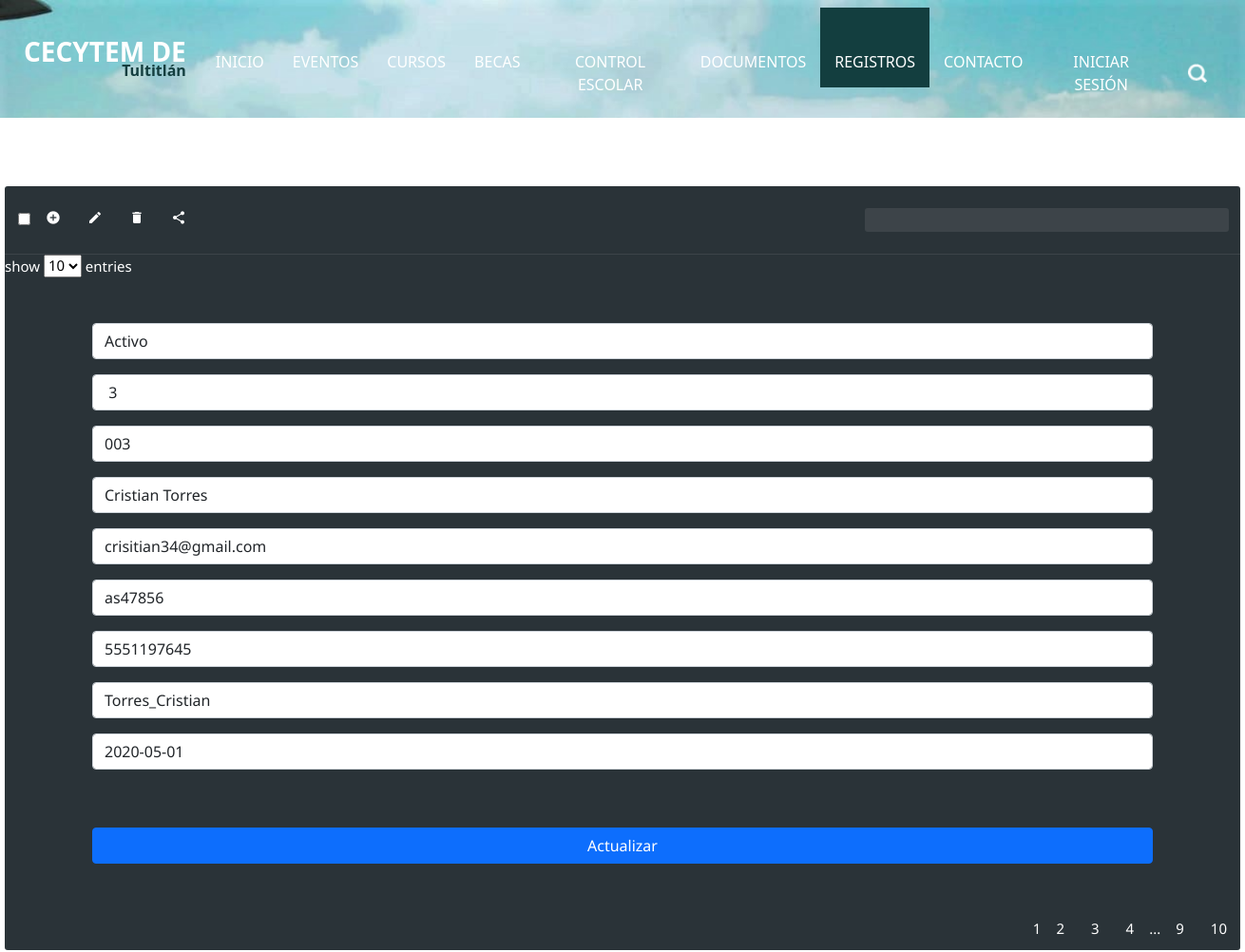
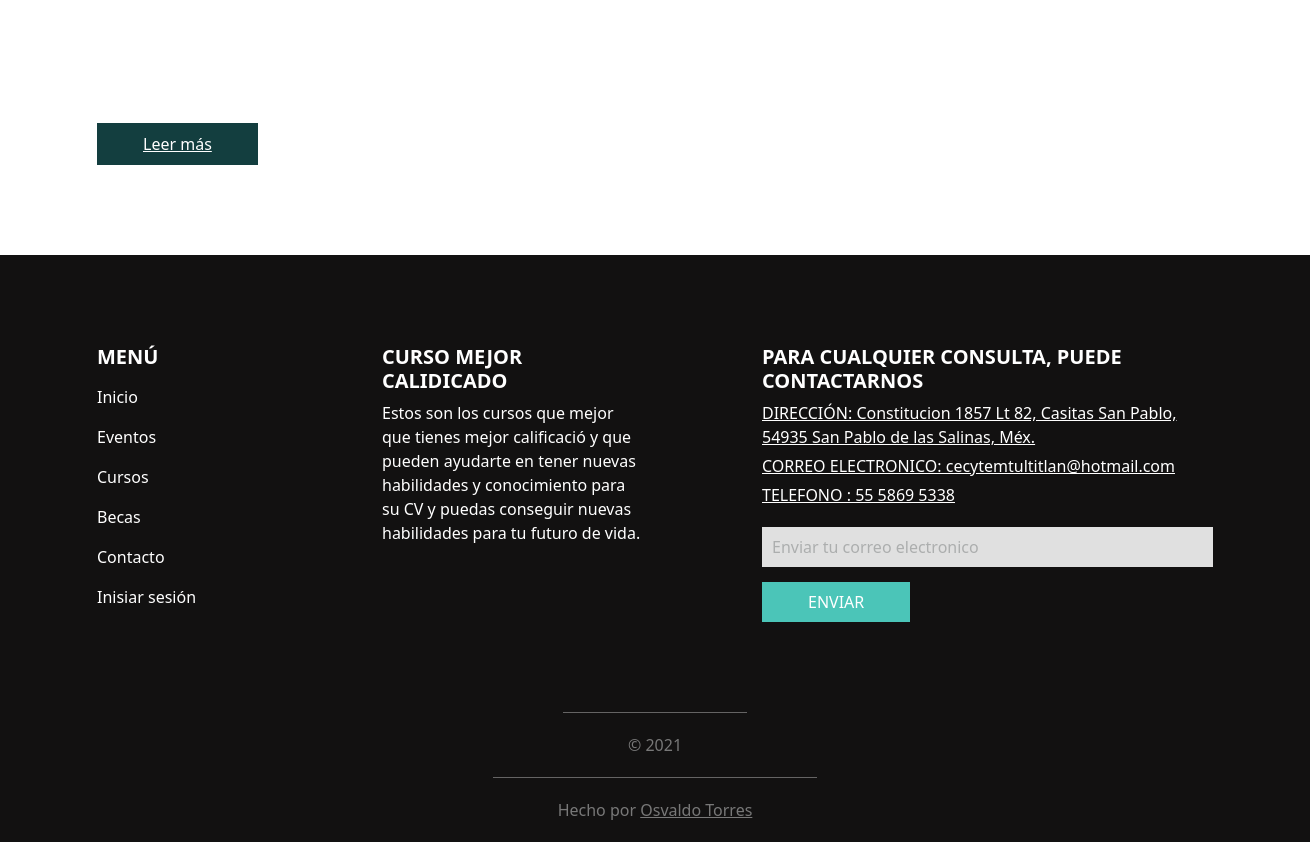
Page /actualizar.php?id=3 on the committed database (2 pictures, top to bottom).
### tables this page shows
CREATE TABLE `registros` (
  `Estatus` varchar(150) NOT NULL,
  `Id` int(150) NOT NULL,
  `Numtrab` varchar(150) NOT NULL,
  `Nombre` varchar(45) NOT NULL,
  `Correo` varchar(45) NOT NULL,
  `Contraseña` varchar(45) NOT NULL,
  `Telefono` varchar(15) NOT NULL,
  `Usuario` varchar(45) NOT NULL,
  `Fecha` date NOT NULL
);

### actualizar.php (the view, shortened to what this page needs)
<?php
    $con=conectar();
$id=$_GET['id'];
$sql="SELECT * FROM registros WHERE Id='$id'";
$query=mysqli_query($con,$sql);
$row=mysqli_fetch_array($query);
?>
<!DOCTYPE html>
<html>
<head>
  <link rel="stylesheet" type="text/css" href="css/bootstrap.css" />
  <link href="css/style.css" rel="stylesheet" />
  <link href="css/responsive.css" rel="stylesheet" />
  <link rel="stylesheet" href="main.css">
  <link href="css/style.css" rel="stylesheet">
        <link href="https://cdn.jsdelivr.net/npm/bootstrap@5.0.0-beta1/dist/css/bootstrap.min.css" rel="stylesheet">
</head>
<body class="sub_page">
  <div class="hero_area">
    <header class="header_section">
      <div class="container-fluid">
        <nav class="navbar navbar-expand-lg custom_nav-container ">
          <a class="navbar-brand" href="index.html">
            <h3>
              Cecytem de
            </h3>
            <span> Tultitlán</span>
          </a>
          <div class="collapse navbar-collapse ml-auto" id="navbarSupportedContent">
            <ul class="navbar-nav  ml-auto">
              <li class="nav-item ">
                <a class="nav-link" href="index.html">Inicio <span class="sr-only">(current)</span></a>
              </li>
              <li class="nav-item">
                <a class="nav-link" href=""> Eventos </a>
              </li>
              <li class="nav-item">
                <a class="nav-link" href="course.html"> Cursos </a>
              </li>
              <li class="nav-item">
                <a class="nav-link" href=""> Becas </a>
              </li>
              <li class="nav-item">
                <a class="nav-link" href="CEscolar.html"> Control Escolar</a>
              </li>
              <li class="nav-item ">
                <a class="nav-link" href="CEscolar2.html">
                  Documentos</a
                >
              </li>
             <li class="nav-item active">
              <a class="nav-link" href="eventos.html"> Registros</a>
            </li>
              <li class="nav-item">
                <a class="nav-link" href="">Contacto</a>
              </li>
              <li class="nav-item">
                <a class="nav-link" href="login.html">Iniciar sesión</a>
              </li>
            </ul>
            <form class="form-inline my-2 my-lg-0 ml-0 ml-lg-4 mb-3 mb-lg-0">
              <button class="btn  my-2 my-sm-0 nav_search-btn" type="submit"></button>
            </form>
          </div>
        </nav>
      </div>
    </header>
  </div><br><br><br>
  <div class="datatable-container">
    <div class="header-tools">
      <div class="tools">
        <ul>
          <li><span><input type="checkbox"></span></li>
          <li>
            <button>
              <i class="material-icons">add_circle</i>
            </button>
          </li>
          <li>
            <button>
              <i class="material-icons">edit</i>
            </button>
          </li>
          <li>
            <button>
              <i class="material-icons">delete</i>
            </button>
          </li>
          <li>
            <button>
              <i class="material-icons">share</i>
            </button>
          </li>
        </ul>
      </div>
      <div class="search">
        <input type="tect" name="" id="" class="search-input">
      </div>
    </div>
    <div class="footer-tools">
      <div class="list-items">
        show
        <select name="n-entries" id="n-enties" class="n-entries">
          <option value="10" selected>10</option>
        </select>
        entries
      </div>
      <div class="container mt-5">
                    <form action="updete.php" method="POST">
                                <input type="text" class="form-control mb-3" name="Estatus" placeholder="Estatus" value="<?php echo $row['Estatus']  ?>">
                                <input type="text" class="form-control mb-3" name="Id" placeholder="Id" value=" <?php echo $row['Id']  ?>">
                                <input type="text" class="form-control mb-3" name="Numtrab" placeholder="Numtrab" value="<?php echo $row['Numtrab']  ?>">
                                <input type="text" class="form-control mb-3" name="Nombre" placeholder="Nombre" value="<?php echo $row['Nombre']  ?>">
                                <input type="text" class="form-control mb-3" name="Correo" placeholder="Correo" value="<?php echo $row['Correo']  ?>">
                                <input type="text" class="form-control mb-3" name="Contraseña" placeholder="Contraseña" value="<?php echo $row['Contraseña']  ?>">
                                <input type="text" class="form-control mb-3" name="Telefono" placeholder="Telefono" value="<?php echo $row['Telefono']  ?>">
                                <input type="text" class="form-control mb-3" name="Usuario" placeholder="Usuario" value="<?php echo $row['Usuario']  ?>">
                                <input type="text" class="form-control mb-3" name="Fecha" placeholder="Fecha" value="<?php echo $row['Fecha']  ?>">
                                <br><br>
                            <input type="submit" class="btn btn-primary btn-block" value="Actualizar">
                    </form><br><br>
                </div>
      <div class="pages">
        <ul>
          <li><span class="active">1</span></li>
          <li><button>2</button></li>
          <li><button>3</button></li>
          <li><button>4</button></li>
          <li><span>...</span></li>
          <li><button>9</button></li>
          <li><button>10</button></li>
        </ul>
      </div>
    </div>
  </div>
  <section class="event_section layout_padding">
    <div class="container">
      <div class="btn-box">
        <a href="">
          Leer más
        </a>
      </div>
  </section>
 <section class="info_section layout_padding">
  <div class="container">
    <div class="row">
      <div class="col-md-3">
        <div class="info_menu">
          <h5>
            Menú
          </h5>
          <ul class="navbar-nav  ">
            <li class="nav-item active">
              <a class="nav-link" href="index.html">Inicio <span class="sr-only">(current)</span></a>
            </li>
            <li class="nav-item">
              <a class="nav-link" href="about.html"> Eventos </a>
            </li>
            <li class="nav-item">
              <a class="nav-link" href="course.html"> Cursos </a>
            </li>
            <li class="nav-item">
              <a class="nav-link" href="event.html"> Becas </a>
            </li>
            <li class="nav-item">
              <a class="nav-link" href="contact.html">Contacto</a>
            </li>
            <li class="nav-item">
              <a class="nav-link" href="login.html">Inisiar sesión</a>
            </li>
          </ul>
        </div>
      </div>
      <div class="col-md-3">
        <div class="info_course">
          <h5>
            CURSO MEJOR CALIDICADO
          </h5>
          <p>
            Estos son los cursos que mejor que tienes mejor calificació y
          que pueden ayudarte en tener nuevas habilidades y conocimiento
          para su CV y puedas conseguir nuevas habilidades para tu futuro
          de vida.
          </p>
        </div>
      </div>
      <div class="col-md-5 offset-md-1">
        <div class="info_news">
          <h5>
            PARA CUALQUIER CONSULTA, PUEDE CONTACTARNOS
          </h5>
          <div class="info_contact">
            <a href="">
              DIRECCIÓN: Constitucion 1857 Lt 82, Casitas San Pablo,
               54935 San Pablo de las Salinas, Méx.
            </a>
            <a href="">
              CORREO ELECTRONICO: cecytemtultitlan@hotmail.com
            </a>
            <a href="">
              TELEFONO : 55 5869 5338
            </a>
          </div>
          <form action="">
            <input type="text" placeholder="Enviar tu correo electronico" />
            <button>
              ENVIAR
            </button>
          </form>
        </div>
      </div>
    </div>
  </div>
</section>
<footer class="container-fluid footer_section">
  <p>
    &copy; 2021
  </p>
</footer>
<footer class="container-fluid footer_section">
  <p>
    Hecho por
    <a href="https://themewagon.com/">Osvaldo Torres</a>
  </p>
</footer>
</body>
</html>

### css/style.css (style rules this page uses)
body { font-family: "Poppins", sans-serif; color: #000000; background-color: #ffffff; }
.layout_padding { padding: 90px 0; }
.hero_area { height: 100vh; background-color: #b5caee; background-image: url(../images/ce.jpg); background-size: cover; }
.sub_page .hero_area { height: auto; }
.header_section .container-fluid { padding-right: 25px; padding-left: 25px; }
.custom_nav-container .navbar-nav .nav-item .nav-link { padding: 45px 15px 15px; color: #ffffff; text-align: center; position: relative; text-transform: uppercase; }
.custom_nav-container .navbar-nav .nav-item:hover .nav-link, .custom_nav-container .navbar-nav .nav-item.active .nav-link { background-color: #133e3f; }
.custom_nav-container .form-inline { padding-top: 30px; }
a, a:hover, a:focus { text-decoration: none; }
.btn, .btn:focus { outline: none !important; -webkit-box-shadow: none; box-shadow: none; }
.custom_nav-container .nav_search-btn { background-image: url(../images/search-icon.png); background-size: 20px; background-repeat: no-repeat; background-position-y: 7px; width: 35px; height: 35px; padding: 0; border: none; }
.navbar-brand { display: -webkit-box; display: -ms-flexbox; display: flex; -webkit-box-orient: vertical; -webkit-box-direction: normal; -ms-flex-direction: column; flex-direction: column; -webkit-box-align: end; -ms-flex-align: end; align-items: flex-end; }
.navbar-brand h3 { color: #ffffff; font-weight: bold; text-transform: uppercase; margin: 0; }
.navbar-brand span { font-size: 16px; font-weight: bold; color: #133e3f; margin-top: -10px; }
.custom_nav-container { z-index: 99999; padding: 0; }
.event_section .btn-box { display: -webkit-box; display: -ms-flexbox; display: flex; }
.event_section .btn-box a { display: inline-block; padding: 8px 45px; background-color: #133e3f; border: 1px solid #133e3f; color: #ffffff; margin-top: 35px; }
.info_section { background-color: #121111; color: #ffffff; }
.info_section h5 { text-transform: uppercase; font-weight: 600; }
.info_section .info_menu .navbar-nav .nav-item .nav-link { color: #ffffff; }
.info_section .info_news .info_contact { display: -webkit-box; display: -ms-flexbox; display: flex; -webkit-box-orient: vertical; -webkit-box-direction: normal; -ms-flex-direction: column; flex-direction: column; -webkit-box-align: start; -ms-flex-align: start; align-items: flex-start; }
.info_section .info_news .info_contact a { color: #ffffff; margin-bottom: 5px; }
.info_section .info_news form { margin-top: 15px; }
.info_section .info_news form input { width: 100%; border: none; outline: none; padding: 8px 10px; background-color: #e0e0e0; }
.info_section .info_news form input::placeholder { color: #acaeae; }
.info_section .info_news form button { display: inline-block; padding: 7px 45px; background-color: #4bc5b8; border: 1px solid #4bc5b8; color: #ffffff; margin-top: 15px; }
.footer_section { background-color: #121111; font-weight: 500; display: -webkit-box; display: -ms-flexbox; display: flex; -webkit-box-pack: center; -ms-flex-pack: center; justify-content: center; }
.footer_section p { padding: 20px 65px; color: #787878; margin: 0 auto; text-align: center; border-top: 1px solid rgba(224, 224, 224, 0.4); }
.footer_section a { color: #787878; }

### css/responsive.css (style rules this page uses)
@media (min-width: 1200px) { .container { max-width: 1170px; } }

### rows in the picture
registros: Estatus "Activo", Id "3", Numtrab "003", Nombre "Cristian Torres", Correo "crisitian34@gmail.com", Contraseña "as47856", Telefono "5551197645", Usuario "Torres_Cristian", Fecha "2020-05-01"
